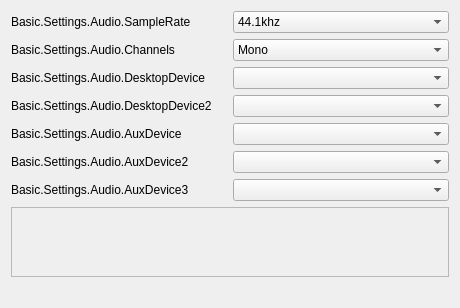
       <widget class="QWidget" name="audioPage">
        <layout class="QFormLayout" name="formLayout">
         <property name="fieldGrowthPolicy">
          <enum>QFormLayout::AllNonFixedFieldsGrow</enum>
         </property>
         <property name="labelAlignment">
          <set>Qt::AlignRight|Qt::AlignTrailing|Qt::AlignVCenter</set>
         </property>
         <item row="0" column="0">
          <widget class="QLabel" name="label_14">
           <property name="sizePolicy">
            <sizepolicy hsizetype="Preferred" vsizetype="Preferred">
             <horstretch>0</horstretch>
             <verstretch>0</verstretch>
            </sizepolicy>
           </property>
           <property name="minimumSize">
            <size>
             <width>216</width>
             <height>0</height>
            </size>
           </property>
           <property name="maximumSize">
            <size>
             <width>236</width>
             <height>16777215</height>
            </size>
           </property>
           <property name="text">
            <string>Basic.Settings.Audio.SampleRate</string>
           </property>
           <property name="buddy">
            <cstring>sampleRate</cstring>
           </property>
          </widget>
         </item>
         <item row="0" column="1">
          <widget class="QComboBox" name="sampleRate">
           <property name="minimumSize">
            <size>
             <width>216</width>
             <height>0</height>
            </size>
           </property>
           <property name="maximumSize">
            <size>
             <width>236</width>
             <height>16777215</height>
            </size>
           </property>
           <property name="currentText">
            <string notr="true">44.1khz</string>
           </property>
           <property name="currentIndex">
            <number>0</number>
           </property>
           <item>
            <property name="text">
             <string>44.1khz</string>
            </property>
           </item>
           <item>
            <property name="text">
             <string>48khz</string>
            </property>
           </item>
          </widget>
         </item>
         <item row="1" column="0">
          <widget class="QLabel" name="label_15">
           <property name="minimumSize">
            <size>
             <width>216</width>
             <height>0</height>
            </size>
           </property>
           <property name="maximumSize">
            <size>
             <width>216</width>
             <height>16777215</height>
            </size>
           </property>
           <property name="text">
            <string>Basic.Settings.Audio.Channels</string>
           </property>
           <property name="buddy">
            <cstring>channelSetup</cstring>
           </property>
          </widget>
         </item>
         <item row="1" column="1">
          <widget class="QComboBox" name="channelSetup">
           <property name="maximumSize">
            <size>
             <width>236</width>
             <height>16777215</height>
            </size>
           </property>
           <property name="currentText">
            <string>Mono</string>
           </property>
           <property name="currentIndex">
            <number>0</number>
           </property>
           <item>
            <property name="text">
             <string>Mono</string>
            </property>
           </item>
           <item>
            <property name="text">
             <string>Stereo</string>
            </property>
           </item>
          </widget>
         </item>
         <item row="2" column="0">
          <widget class="QLabel" name="label_2">
           <property name="minimumSize">
            <size>
             <width>216</width>
             <height>0</height>
            </size>
           </property>
           <property name="maximumSize">
            <size>
             <width>216</width>
             <height>16777215</height>
            </size>
           </property>
           <property name="text">
            <string>Basic.Settings.Audio.DesktopDevice</string>
           </property>
           <property name="alignment">
            <set>Qt::AlignLeading|Qt::AlignLeft|Qt::AlignVCenter</set>
           </property>
           <property name="buddy">
            <cstring>desktopAudioDevice1</cstring>
           </property>
          </widget>
         </item>
         <item row="2" column="1">
          <widget class="QComboBox" name="desktopAudioDevice1">
           <property name="enabled">
            <bool>true</bool>
           </property>
           <property name="maximumSize">
            <size>
             <width>236</width>
             <height>16777215</height>
            </size>
           </property>
          </widget>
         </item>
         <item row="3" column="0">
          <widget class="QLabel" name="label_3">
           <property name="minimumSize">
            <size>
             <width>216</width>
             <height>0</height>
            </size>
           </property>
           <property name="maximumSize">
            <size>
             <width>216</width>
             <height>16777215</height>
            </size>
           </property>
           <property name="text">
            <string>Basic.Settings.Audio.DesktopDevice2</string>
           </property>
           <property name="alignment">
            <set>Qt::AlignLeading|Qt::AlignLeft|Qt::AlignVCenter</set>
           </property>
           <property name="buddy">
            <cstring>desktopAudioDevice2</cstring>
           </property>
          </widget>
         </item>
         <item row="3" column="1">
          <widget class="QComboBox" name="desktopAudioDevice2">
           <property name="enabled">
            <bool>true</bool>
           </property>
           <property name="maximumSize">
            <size>
             <width>236</width>
             <height>16777215</height>
            </size>
           </property>
          </widget>
         </item>
         <item row="4" column="0">
          <widget class="QLabel" name="label_4">
           <property name="minimumSize">
            <size>
             <width>216</width>
             <height>0</height>
            </size>
           </property>
           <property name="maximumSize">
            <size>
             <width>216</width>
             <height>16777215</height>
            </size>
           </property>
           <property name="text">
            <string>Basic.Settings.Audio.AuxDevice</string>
           </property>
           <property name="buddy">
            <cstring>auxAudioDevice1</cstring>
           </property>
          </widget>
         </item>
         <item row="4" column="1">
          <widget class="QComboBox" name="auxAudioDevice1">
           <property name="enabled">
            <bool>true</bool>
           </property>
           <property name="maximumSize">
            <size>
             <width>236</width>
             <height>16777215</height>
            </size>
           </property>
          </widget>
         </item>
         <item row="5" column="0">
          <widget class="QLabel" name="label_5">
           <property name="minimumSize">
            <size>
             <width>216</width>
             <height>0</height>
            </size>
           </property>
           <property name="maximumSize">
            <size>
             <width>216</width>
             <height>16777215</height>
            </size>
           </property>
           <property name="text">
            <string>Basic.Settings.Audio.AuxDevice2</string>
           </property>
           <property name="buddy">
            <cstring>auxAudioDevice2</cstring>
           </property>
          </widget>
         </item>
         <item row="5" column="1">
          <widget class="QComboBox" name="auxAudioDevice2">
           <property name="enabled">
            <bool>true</bool>
           </property>
           <property name="maximumSize">
            <size>
             <width>236</width>
             <height>16777215</height>
            </size>
           </property>
          </widget>
         </item>
         <item row="6" column="0">
          <widget class="QLabel" name="label_6">
           <property name="minimumSize">
            <size>
             <width>216</width>
             <height>0</height>
            </size>
           </property>
           <property name="maximumSize">
            <size>
             <width>216</width>
             <height>16777215</height>
            </size>
           </property>
           <property name="text">
            <string>Basic.Settings.Audio.AuxDevice3</string>
           </property>
           <property name="buddy">
            <cstring>auxAudioDevice3</cstring>
           </property>
          </widget>
         </item>
         <item row="6" column="1">
          <widget class="QComboBox" name="auxAudioDevice3">
           <property name="enabled">
            <bool>true</bool>
           </property>
           <property name="maximumSize">
            <size>
             <width>236</width>
             <height>16777215</height>
            </size>
           </property>
          </widget>
         </item>
         <item row="7" column="0" colspan="2">
          <widget class="QScrollArea" name="audioSourceScrollArea">
           <property name="minimumSize">
            <size>
             <width>0</width>
             <height>0</height>
            </size>
           </property>
           <property name="maximumSize">
            <size>
             <width>455</width>
             <height>16777215</height>
            </size>
           </property>
           <property name="widgetResizable">
            <bool>true</bool>
           </property>
           <widget class="QWidget" name="audioSourceWidget">
            <property name="geometry">
             <rect>
              <x>0</x>
              <y>0</y>
              <width>98</width>
              <height>28</height>
             </rect>
            </property>
           </widget>
          </widget>
         </item>
         <item row="8" column="1">
          <widget class="QLabel" name="audioMsg">
           <property name="styleSheet">
            <string notr="true">color: rgb(255, 0, 4);</string>
           </property>
           <property name="text">
            <string notr="true"/>
           </property>
           <property name="wordWrap">
            <bool>true</bool>
           </property>
          </widget>
         </item>
        </layout>
       </widget>
